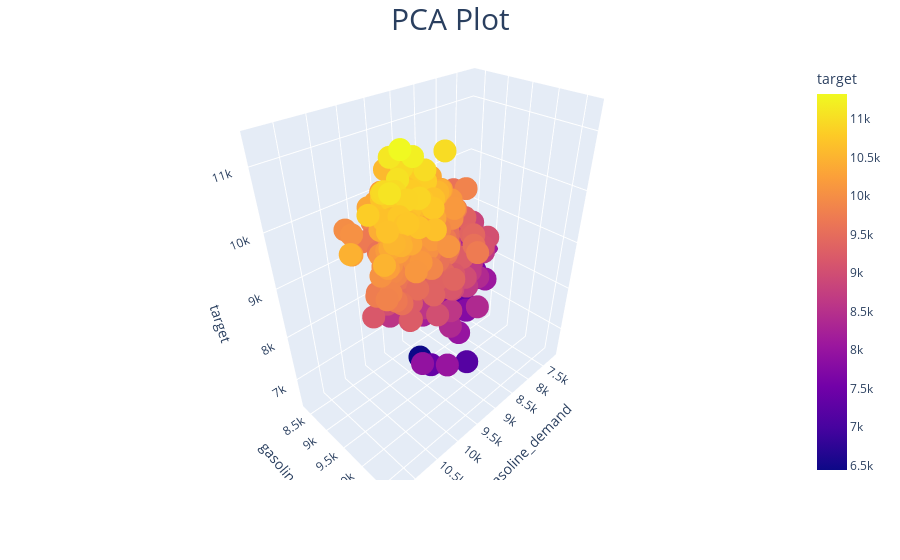

The code cell stored with this chart in its notebook:
### Markdown cell above
* İstatistiksel olarak anlamlı ise PCA denenebilir.

### Code cell
# pca plot 
fig = px.scatter_3d(df, x='gasoline_demand', y='gasoline_output', z='target', color='target')
fig.update_layout(title='PCA Plot', title_font_size=30, title_x=0.5)
fig.show()

### Figure 1 — Plotly figure (JSON) as saved in the notebook; plotly's stock layout.template omitted (floating-point values rounded to 4 significant figures; data arrays with more than 128 entries replaced by an {"elided": "..."} marker saying what was removed)
{"data": [{"hovertemplate": "gasoline_demand=%{x}<br>gasoline_output=%{y}<br>target=%{marker.color}<extra></extra>", "legendgroup": "", "marker": {"color": {"elided": "493 int values"}, "coloraxis": "coloraxis", "symbol": "circle"}, "mode": "markers", "name": "", "scene": "scene", "showlegend": false, "type": "scatter3d", "x": {"elided": "493 int values"}, "y": {"elided": "493 int values"}, "z": {"elided": "493 int values"}}], "layout": {"coloraxis": {"colorbar": {"title": {"text": "target"}}, "colorscale": [[0, "#0d0887"], [0.1111, "#46039f"], [0.2222, "#7201a8"], [0.3333, "#9c179e"], [0.4444, "#bd3786"], [0.5556, "#d8576b"], [0.6667, "#ed7953"], [0.7778, "#fb9f3a"], [0.8889, "#fdca26"], [1, "#f0f921"]]}, "legend": {"tracegroupgap": 0}, "margin": {"t": 60}, "scene": {"domain": {"x": [0, 1], "y": [0, 1]}, "xaxis": {"title": {"text": "gasoline_demand"}}, "yaxis": {"title": {"text": "gasoline_output"}}, "zaxis": {"title": {"text": "target"}}}, "title": {"font": {"size": 30}, "text": "PCA Plot", "x": 0.5}}}
